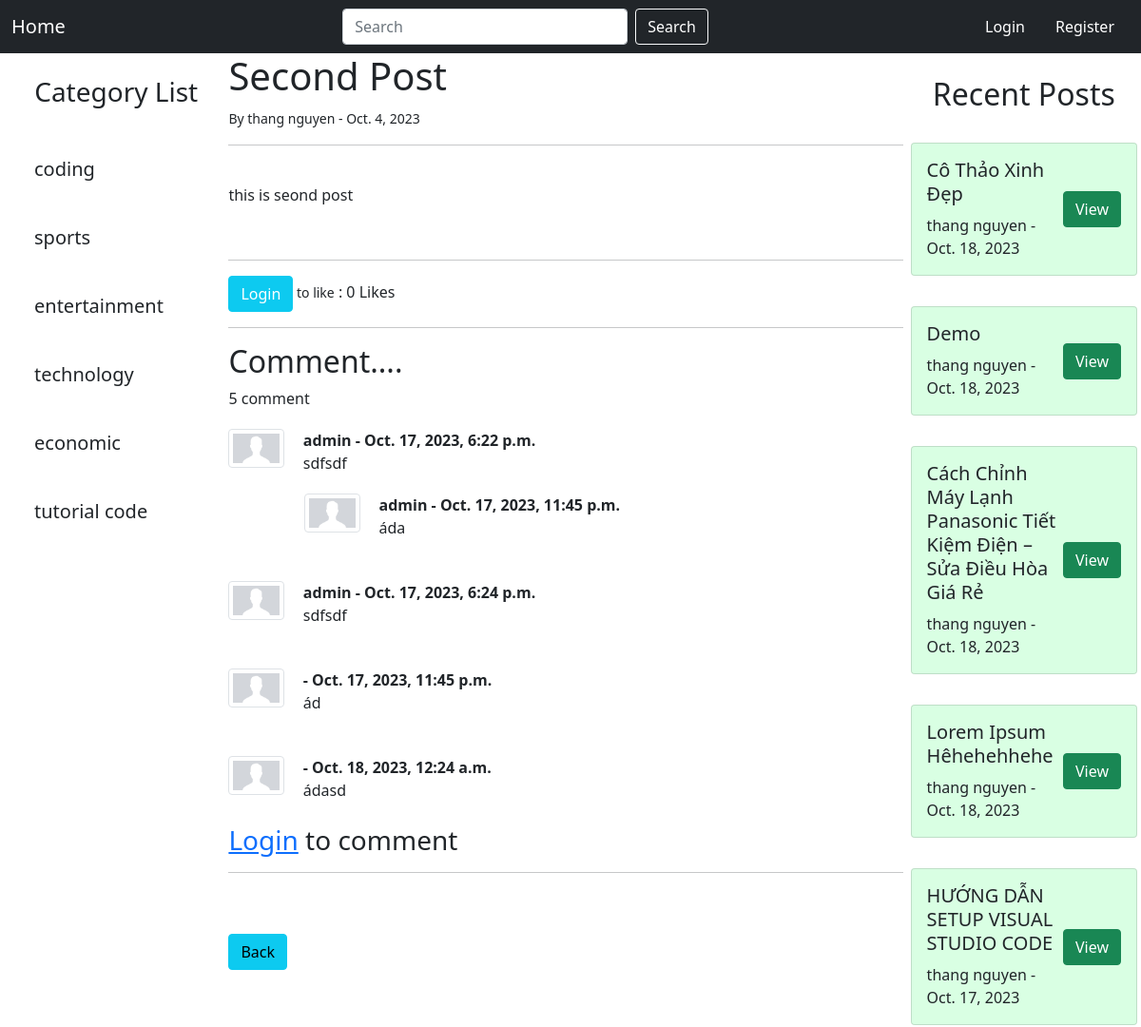
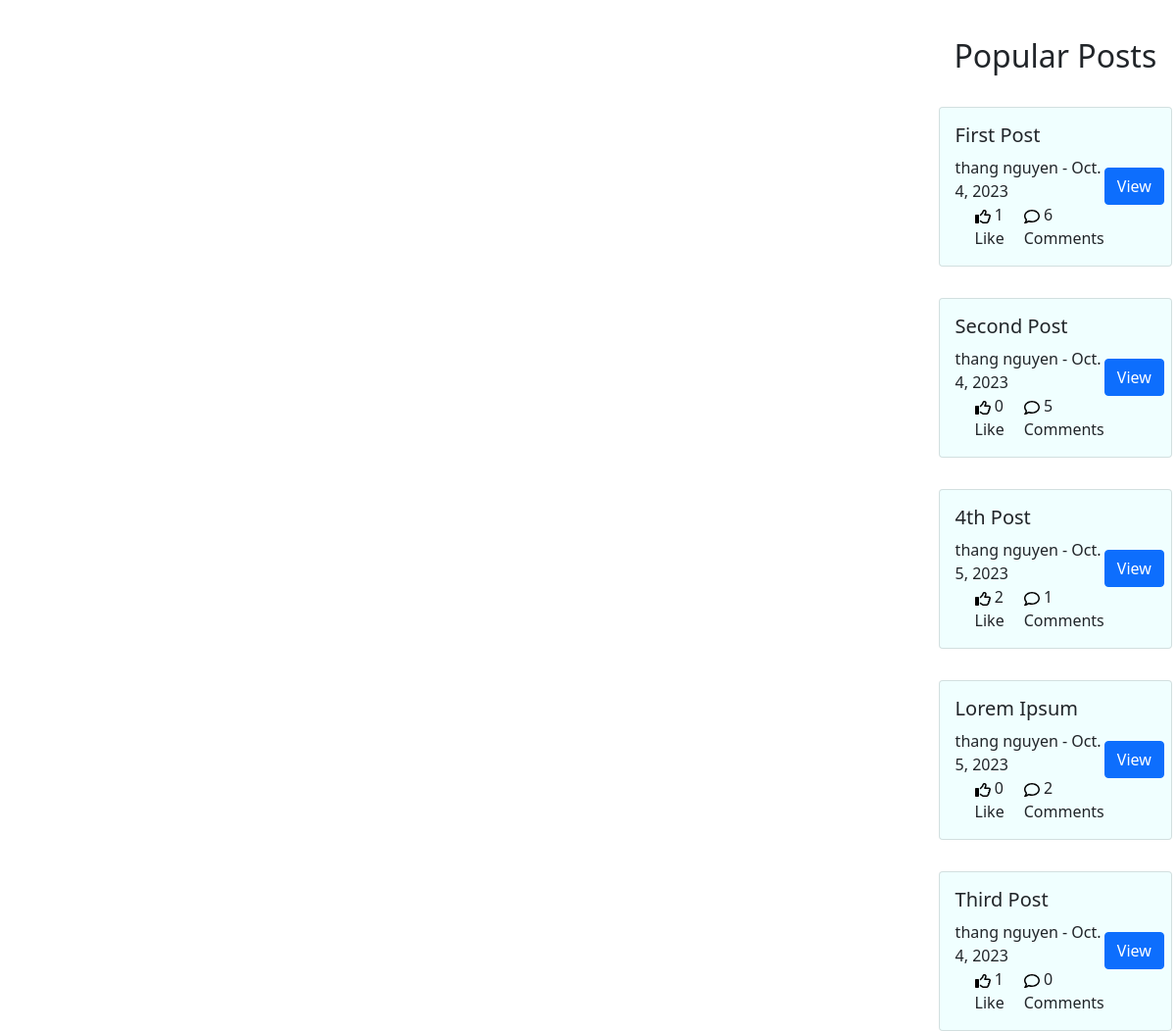
/article2, run on the app's committed database (2 pictures, top to bottom).
### blog/models.py (models this page shows, shortened)
class Category(models.Model):
    name = models.CharField(max_length=264)
    def __str__(self) :
        return self.name

class Post(models.Model):
    title = models.CharField(max_length=264)
    header_image = models.ImageField(null=True,blank=True,upload_to="images/")
    author = models.ForeignKey(User,on_delete=models.CASCADE)
    body = RichTextField(blank=True,null=True)
    post_date = models.DateField(auto_now_add=True)
    category = models.CharField(max_length=264,default='coding')
    snippet = models.CharField(max_length=264)
    likes = models.ManyToManyField(User,related_name='blog_posts')
    is_published = models.BooleanField(default=False)
    def total_likes(self):
        return self.likes.count()
    def total_comment(self):
        return self.comments.count()
    @classmethod
    def get_posts_with_most_comments_and_likes(cls, limit=5):
        return cls.objects.annotate(num_comments=models.Count('comments'),
                                    num_likes=models.Count('likes')).order_by(-(models.F('num_comments') + models.F('num_likes')))[:limit]

class Comment(models.Model):
    user = models.ForeignKey(User, null=True, on_delete=models.CASCADE)  # Thêm trường user
    post = models.ForeignKey(Post,related_name="comments",on_delete=models.CASCADE)
    body = models.TextField()
    date_added = models.DateTimeField(auto_now_add=True)
    parent = models.ForeignKey('self', null=True, blank=True, on_delete=models.CASCADE, related_name='replies')

### blog/views.py (the view)
# urls.py: path('article<int:pk>',ArticleDetailView.as_view(), name='article_details'),
class ArticleDetailView(DetailView):
    model = Post
    template_name = 'article_details.html'
    def get_context_data(self, *args,**kwargs):
        cat_menu = Category.objects.all()
        context = super(ArticleDetailView,self).get_context_data(*args,**kwargs)
        stuff = get_object_or_404(Post,id=self.kwargs['pk'])
        total_likes = stuff.total_likes()
        latest_posts = Post.objects.filter(is_published=True).order_by('-post_date')[:5]
        liked = False
        if stuff.likes.filter(id = self.request.user.id).exists():
            liked = True
        context["latest_posts"] = latest_posts
        context["popular_posts"] = Post.get_posts_with_most_comments_and_likes()
        context['total_likes'] = total_likes
        context["cat_menu"] = cat_menu
        context["liked"] = liked
        return context

### templates/article_details.html (shortened to what this page needs)
{% extends 'base.html' %}
{% block content %}
  <div class="post-header d-flex justify-content-between align-items-end">
    <div class="title">
      <h1>{{post.title}}</h1>
      <small>By {{post.author.first_name}} {{ post.author.last_name}} - {{ post.post_date }}</small>
    </div>
  </div>
  <hr />
  <br />
  {{ post.body | safe}}
  <br />
  <hr>
  <form action="{% url 'like_post' post.pk %}" method="post">
    {% if user.is_authenticated  %}
      {% if liked  %}
        <button type="submit" name="post_id", value="{{ post.id }}", class="btn btn-danger btn-sm">UnLike</button>
      {% else %}
        <button type="submit" name="post_id", value="{{ post.id }}", class="btn btn-primary btn-sm">Like</button>
      {% endif %}
    {% else %}
      <small> <button class="btn btn-info "><a class="text-white text-decoration-none" href="{% url 'login' %}">Login</a></button> to like</small>
    {% endif %}
    : {{ total_likes }} Likes
  </form>
<hr>
  <h2>Comment....</h2>
  {{ post.total_comment }} comment
  {% if not post.comments.all %}
      No Comments Yet...
      <br>
      {% if user.is_authenticated or user.is_superuser %}
        <a class="btn btn-primary my-3" data-bs-toggle="collapse" href="#collapseExample" role="button" aria-expanded="false" aria-controls="collapseExample">
          Add Comment
        </a>
        <div class="collapse" id="collapseExample">
            <div class="form-group">
              <form method="post" action="{% url 'add_comment' post.pk %}">
                {% csrf_token %}
                <p>
                <label for="id_body">comment:</label>
                <textarea name="body" cols="20" rows="5" class="form-control" placeholder="Type your content" required id="id_body"> </textarea>
                </p>
                <input type="hidden" name="parent_id" value="None">
                <button class="btn btn-info text-white ">Add Comment</button>
              </form>
            </div>
        </div>
      {% else %}
        <h3><button class="btn btn-info "><a class="text-white text-decoration-none" href="{% url 'login' %}">Login</a></button> to comment</h3>
      {% endif %}
  {% else %}
    <br>
    {% for comment in post.comments.all %}
    {% if not comment.parent %}
    <div class="d-flex comment-user">
      <div class="img">
        <img src="media\images\download.png" class="img-thumbnail rounded" style="width: 60px;" alt="">
      </div>
      <div class="comment">
        <strong>
        {% if comment.user %}
        {{ comment.user.username }}
        {% else %}
        {{ user.username }}
        {% endif %} -  {{ comment.date_added }}
        </strong>
        <div>
          {{ comment.body }}
        </div>
      </div>
    </div>
      {% if comment.replies.all %}
      <div class="replies" style="margin-left: 80px;">
        {% for reply in comment.replies.all %}
        <div class="d-flex comment-user">
          <div class="img">
            <img src="media\images\download.png" class="img-thumbnail rounded" style="width: 60px;" alt="">
          </div>
          <div class="comment">
            <strong>
              {{ reply.post.author.username}} -  {{ reply.date_added }}
            </strong>
            <div>
              {{ reply.body }}
            </div>
          </div>
        </div>
        {% endfor %}
      </div>
      {% endif %}
      <br>
      {% endif %}
    {% endfor %}
      {% if user.is_authenticated or user.is_superuser %}
        <a class="btn btn-primary mt-4" data-bs-toggle="collapse" href="#collapseExample" role="button" aria-expanded="false" aria-controls="collapseExample">
          Add Comment
        </a>
        <div class="collapse" id="collapseExample">
            <div class="form-group">
              <form method="post" action="{% url 'add_comment' post.pk %}">
                {% csrf_token %}
                <p>
                <label for="id_body">comment:</label>
                <textarea name="body" cols="40" rows="10" class="form-control" placeholder="Type your content" required id="id_body"> </textarea>
                </p>
                <input type="hidden" name="parent_id" value="None">
                <button class="btn btn-info text-white">Add Comment</button>
              </form>
            </div>
        </div>
      {% else %}
        <h3><a href="{% url 'login' %}">Login</a> to comment</h3>
      {% endif %}
    {% endif %}
    <hr><br>
  <br>
  <a href="{% url 'index' %}" class="btn btn-info">Back</a>
{% endblock %}

### templates/base.html (shortened to what this page needs)
{% extends 'navbar.html' %}
    {% block left-nav %}
    <h3 class="text-center py-4">Category List</h3>
    {% for item in cat_menu %}
    <h5>
      <a class="dropdown-item" href="{%  url 'category' item|slugify %}">
        <div class="card-body">
          {{ item }}
        </div>
      </a>
    </h5>
    {% endfor %}
    {% endblock %}
    {% block right-nav %}
    <h2 class="text-center py-4">Recent Posts</h2>
    {% for post in latest_posts %}
    <div class="card" style="background-color: rgb(217, 267, 227);" >
      <div class="card-body">
        <div class="d-flex justify-content-between">
          <div class="post-info">
            <div class="card-title text-capitalize">
              <a href="{% url 'article_details' post.pk %}" class="post-title text-dark text-decoration-none h5 m-auto">{{ post.title }}</a>
            </div>
            <div class="author-info">
                {{ post.author.first_name }} {{ post.author.last_name }} - {{ post.post_date }}
            </div>
          </div>
          <div class="user-action d-flex justify-content-center align-items-center">
            <a href="{% url 'article_details' post.pk %}" class="btn btn-success">View</a>
          </div>
        </div>
      </div>
    </div>
    {% endfor %}
    <h2 class="text-center py-4 mt-3">Popular Posts</h2>
    {% for post in popular_posts %}
    <div class="card"  style="background-color: azure;" >
      <div class="card-body">
        <div class="d-flex justify-content-between">
          <div class="post-info">
            <div class="card-title text-capitalize">
              <a href="{% url 'article_details' post.pk %}" class="post-title text-dark text-decoration-none h5 m-auto">{{ post.title }}</a>
            </div>
            <div class="author-info">
                {{ post.author.first_name }} {{ post.author.last_name }} - {{ post.post_date }}
            </div>
          <div class="react d-flex">
            <div class="like">
              <span class="count">{{ post.total_likes }}</span>
              <span class="title">Like</span>
            </div>
            <div class="comment">
              <span class="count">{{ post.total_comment }}</span>
              <span class="title">Comments</span>
            </div>
          </div>
          </div>
          <div class="user-action d-flex justify-content-center align-items-center">
            <a href="{% url 'article_details' post.pk %}" class="btn btn-primary">View</a>
          </div>
        </div>
      </div>
    </div>
    {% endfor %}
    {% endblock %}

### templates/navbar.html (style rules this page uses)
.main-content .card + .card, .right-nav .card + .card { margin-top: 2rem; }
.like, .comment { margin-left: 20px; }

### templates/article_details.html (style rules this page uses)
.comment-user { margin-top: 20px !important; }
.comment-user .comment { width: calc(100% - 60px); }

### data on the page
Category: name "coding"
Category: name "sports"
Category: name "entertainment"
Category: name "technology"
Category: name "economic"
Category: name "tutorial code"
Post: title "Second Post", author.first_name "thang", author.last_name "nguyen", post_date "Oct. 4, 2023", body "this is seond post", total_comment "5", total_likes "0"
Comment: user.username "admin", date_added "Oct. 17, 2023, 6:22 p.m.", body "sdfsdf"
Comment: post.author.username "admin", date_added "Oct. 17, 2023, 11:45 p.m.", body "áda"
Comment: user.username "admin", date_added "Oct. 17, 2023, 6:24 p.m.", body "sdfsdf"
Comment: date_added "Oct. 17, 2023, 11:45 p.m.", body "ád"
Comment: date_added "Oct. 18, 2023, 12:24 a.m.", body "ádasd"
Post: title "Cô Thảo Xinh Đẹp", author.first_name "thang", author.last_name "nguyen", post_date "Oct. 18, 2023"
Post: title "Demo", author.first_name "thang", author.last_name "nguyen", post_date "Oct. 18, 2023"
Post: title "Cách Chỉnh Máy Lạnh Panasonic Tiết Kiệm Điện – Sửa Điều Hòa Giá Rẻ", author.first_name "thang", author.last_name "nguyen", post_date "Oct. 18, 2023"
Post: title "Lorem Ipsum Hêhehehhehe", author.first_name "thang", author.last_name "nguyen", post_date "Oct. 18, 2023"
Post: title "HƯỚNG DẪN SETUP VISUAL STUDIO CODE", author.first_name "thang", author.last_name "nguyen", post_date "Oct. 17, 2023"
Post: title "First Post", author.first_name "thang", author.last_name "nguyen", post_date "Oct. 4, 2023", total_likes "1", total_comment "6"
Post: title "4th Post", author.first_name "thang", author.last_name "nguyen", post_date "Oct. 5, 2023", total_likes "2", total_comment "1"
Post: title "Lorem Ipsum", author.first_name "thang", author.last_name "nguyen", post_date "Oct. 5, 2023", total_likes "0", total_comment "2"
Post: title "Third Post", author.first_name "thang", author.last_name "nguyen", post_date "Oct. 4, 2023", total_likes "1", total_comment "0"

### other printed values
{{ total_likes }} "0"
